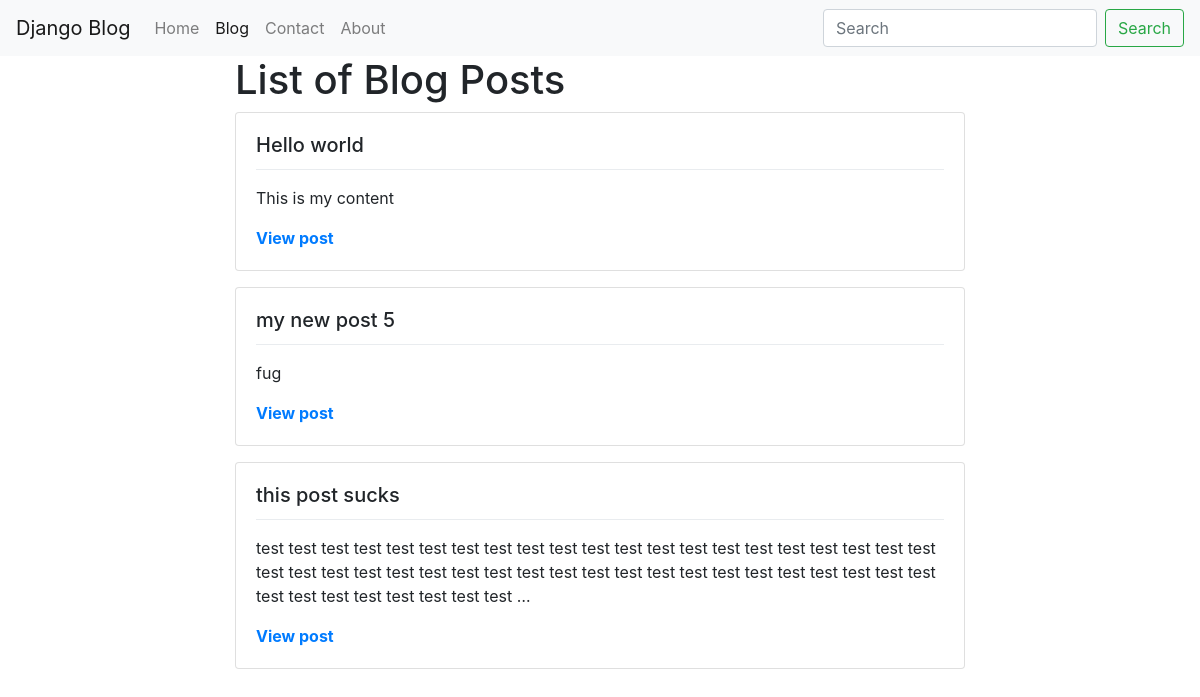
/blog/, run on an earlier commit of the app's database.
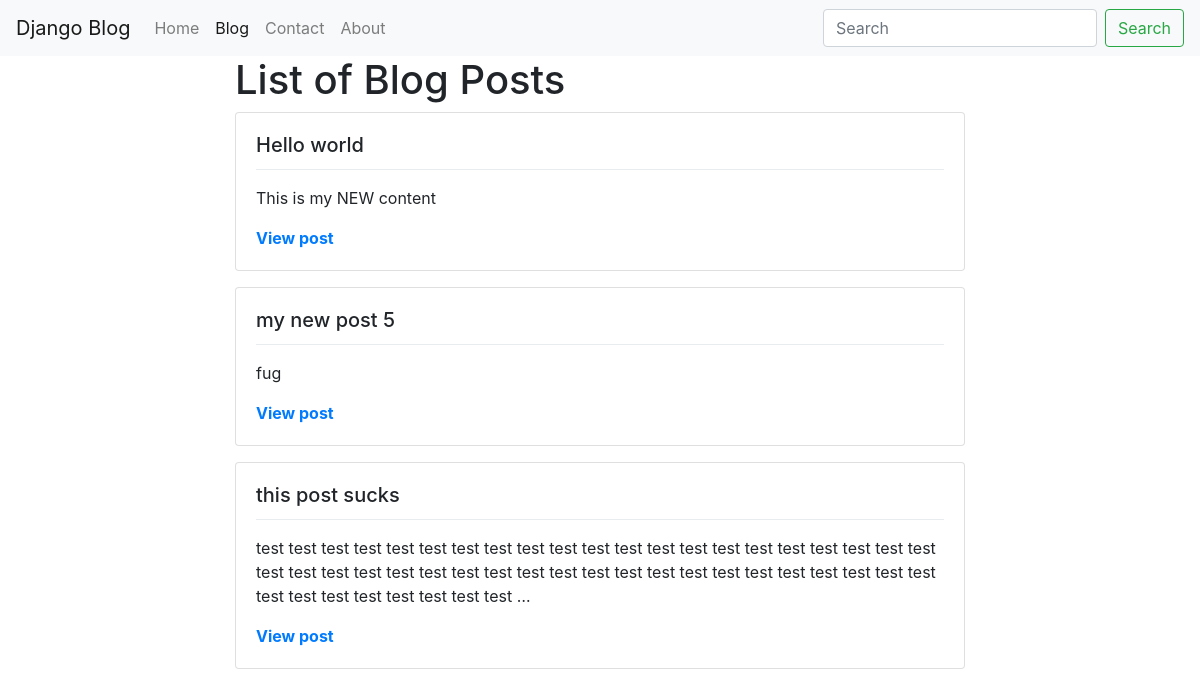
And on a later commit of the database.
### blog/models.py (models this page shows, shortened)
class BlogPost(models.Model):
  user = models.ForeignKey(user_model,
    null=True, default=1, on_delete=models.SET_NULL)
  title = models.TextField()
  slug = models.SlugField(unique=True)
  content = models.TextField(null=True, blank=True)
  publish_date = models.DateTimeField(auto_now=False, auto_now_add=False, null=True, blank=True)
  timestamp = models.DateTimeField(auto_now_add=True)
  updated = models.DateTimeField(auto_now=True)
  class Meta:
    ordering = ['-publish_date', '-updated', '-timestamp']
  def get_absolute_url(self):
    return f'/blog/{self.slug}'

### blog/views.py (the view)
# urls.py: path('', blog_post_list_view),
def blog_post_list_view(request):
  list = BlogPost.objects.filter()
  t_name = 'blog/list.html'
  context = {
    'title': 'Blog Posts',
    'title_header': 'List of Blog Posts',
    'list': list,
    }
  return render(request, t_name, context)

### blog/templates/blog/list.html
{% extends "base.html" %}
{% block content %}
  {% for object in list %}
    {% include "blog/list_inline.html" with blog_post=object truncate=True %}
  {% endfor %}
{% endblock %}

### templates/base.html (shortened to what this page needs)
<!doctype html>
<html lang="en">
  <head>
    <link rel="stylesheet" href="https://stackpath.bootstrapcdn.com/bootstrap/4.4.1/css/bootstrap.min.css">
  </head>
  <body>
    {% include "navbar.html" %}
    <div class="container">
      <div class="row">
        <div class="col-8 mx-auto">
          <h1>{{title_header}}</h1>
          {% block content %}{% endblock %}
        </div>
      </div>
    </div>
  </body>
</html>

### templates/navbar.html (shortened to what this page needs)
<nav class="navbar navbar-expand-lg navbar-light bg-light">
  <a class="navbar-brand">Django Blog</a>
  <div class="collapse navbar-collapse" id="navbarSupportedContent">
    <ul class="navbar-nav mr-auto">
      <li class="nav-item">
        <a class="nav-link" id="navbar-item-home" href="/">Home <span class="sr-only">(current)</span></a>
      </li>
      <li class="nav-item">
        <a class="nav-link" id="navbar-item-blog" href="/blog">Blog</a>
      </li>
      <li class="nav-item">
        <a class="nav-link" id="navbar-item-contact" href="/contact">Contact</a>
      </li>
      <li class="nav-item">
        <a class="nav-link" id="navbar-item-about" href="/about">About</a>
      </li>
    </ul>
    <form class="form-inline my-2 my-lg-0">
      <input class="form-control mr-sm-2" type="search" placeholder="Search" aria-label="Search">
      <button class="btn btn-outline-success my-2 my-sm-0" type="submit">Search</button>
    </form>
  </div>
</nav>

### blog/templates/blog/list_inline.html (shortened to what this page needs)
<div class="card mb-3">
  <div class="card-body">
    <h5 class="card-title">{{ blog_post.title }}</h5>
    <div class="dropdown-divider"></div>
    {% if truncate %}
      <p class="card-text">{{ blog_post.content | linebreaks | truncatewords:50 }}</p>
    {% else %}
      <p class="card-text">{{ blog_post.content | linebreaks }}</p>
    {% endif %}
    <div class="row justify-content-end">
      {% if not detail %}
        <div class="text-left col-4">
          <b><a href="{{ blog_post.get_absolute_url }}">View post</a></b>
        </div>
      {% endif %}
      <div class="text-right col-8">
      </div>
    </div>
  </div>
</div>

What changed in the data, as far as the page shows it:
changed BlogPost "Hello world": content "This is my content" → "This is my NEW content"
